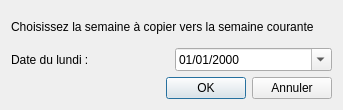
<?xml version="1.0" encoding="UTF-8"?>
<ui version="4.0">
 <class>CopyTimeslots</class>
 <widget class="QDialog" name="CopyTimeslots">
  <property name="windowModality">
   <enum>Qt::WindowModal</enum>
  </property>
  <property name="geometry">
   <rect>
    <x>0</x>
    <y>0</y>
    <width>343</width>
    <height>110</height>
   </rect>
  </property>
  <property name="windowTitle">
   <string>Dialog</string>
  </property>
  <layout class="QVBoxLayout" name="verticalLayout">
   <item>
    <widget class="QLabel" name="label">
     <property name="text">
      <string>Choisissez la semaine à copier vers la semaine courante</string>
     </property>
    </widget>
   </item>
   <item>
    <layout class="QHBoxLayout" name="horizontalLayout">
     <item>
      <widget class="QLabel" name="label_2">
       <property name="text">
        <string>Date du lundi :</string>
       </property>
      </widget>
     </item>
     <item>
      <widget class="QDateEdit" name="dateEdit">
       <property name="displayFormat">
        <string>dd/MM/yyyy</string>
       </property>
       <property name="calendarPopup">
        <bool>true</bool>
       </property>
      </widget>
     </item>
    </layout>
   </item>
   <item>
    <layout class="QHBoxLayout" name="horizontalLayout_2">
     <item>
      <spacer name="horizontalSpacer">
       <property name="orientation">
        <enum>Qt::Horizontal</enum>
       </property>
       <property name="sizeHint" stdset="0">
        <size>
         <width>40</width>
         <height>20</height>
        </size>
       </property>
      </spacer>
     </item>
     <item>
      <widget class="QPushButton" name="OKButton">
       <property name="text">
        <string>OK</string>
       </property>
      </widget>
     </item>
     <item>
      <widget class="QPushButton" name="pushButton_2">
       <property name="text">
        <string>Annuler</string>
       </property>
      </widget>
     </item>
    </layout>
   </item>
  </layout>
 </widget>
 <resources/>
 <connections>
  <connection>
   <sender>pushButton_2</sender>
   <signal>clicked()</signal>
   <receiver>CopyTimeslots</receiver>
   <slot>accept()</slot>
   <hints>
    <hint type="sourcelabel">
     <x>302</x>
     <y>87</y>
    </hint>
    <hint type="destinationlabel">
     <x>331</x>
     <y>103</y>
    </hint>
   </hints>
  </connection>
 </connections>
</ui>
